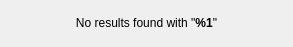
<?xml version="1.0" encoding="UTF-8"?>
<ui version="4.0">
 <class>SearchVideosNoResultsImpl</class>
 <widget class="QWidget" name="SearchVideosNoResultsImpl">
  <property name="geometry">
   <rect>
    <x>0</x>
    <y>0</y>
    <width>293</width>
    <height>47</height>
   </rect>
  </property>
  <property name="windowTitle">
   <string>Form</string>
  </property>
  <layout class="QGridLayout" name="gridLayout">
   <item row="0" column="0">
    <widget class="QLabel" name="lblNoResults">
     <property name="text">
      <string>No results found with &quot;&lt;b&gt;%1&lt;/b&gt;&quot;</string>
     </property>
     <property name="alignment">
      <set>Qt::AlignCenter</set>
     </property>
    </widget>
   </item>
  </layout>
 </widget>
 <resources/>
 <connections/>
</ui>
